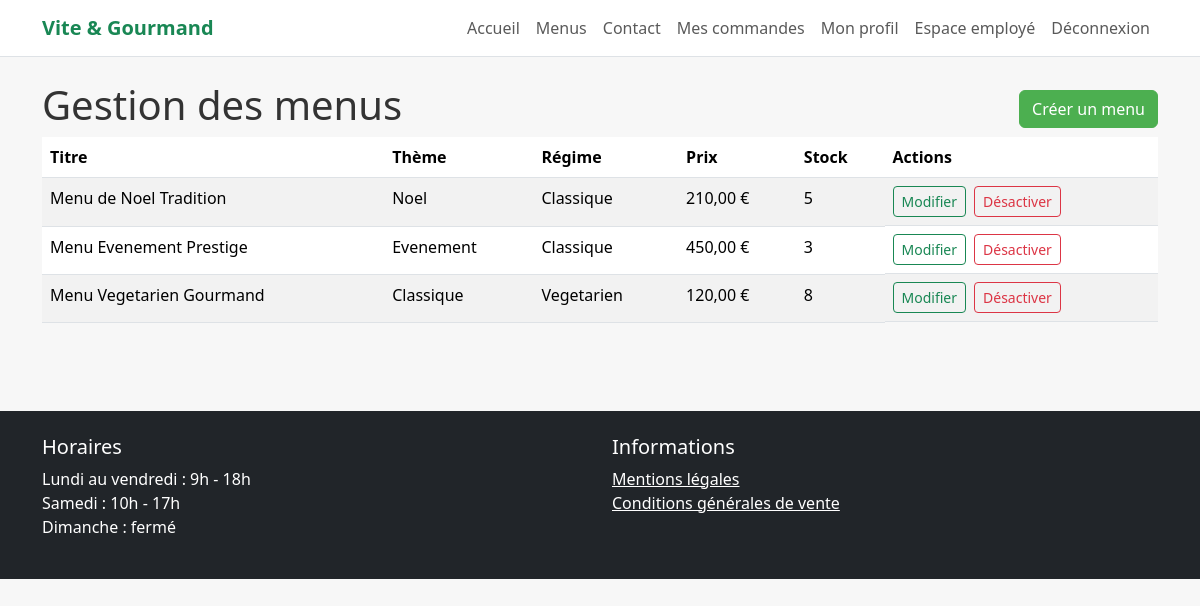
The app's page /employee/menus (signed in) with its own data.
### tables this page shows
CREATE TABLE menu (
  id_menu INT AUTO_INCREMENT PRIMARY KEY,
  id_theme INT NOT NULL,
  id_regime INT NOT NULL,
  titre VARCHAR(150) NOT NULL,
  description TEXT NOT NULL,
  nb_personnes_min INT NOT NULL,
  prix_minimum DECIMAL(10,2) NOT NULL,
  conditions_menu TEXT NOT NULL,
  stock_disponible INT NOT NULL DEFAULT 0,
  actif BOOLEAN NOT NULL DEFAULT TRUE,
  CONSTRAINT fk_menu_theme
    FOREIGN KEY (id_theme) REFERENCES theme(id_theme),
  CONSTRAINT fk_menu_regime
    FOREIGN KEY (id_regime) REFERENCES regime(id_regime),
  CONSTRAINT chk_menu_nb_personnes CHECK (nb_personnes_min > 0),
  CONSTRAINT chk_menu_prix CHECK (prix_minimum >= 0),
  CONSTRAINT chk_menu_stock CHECK (stock_disponible >= 0)
);

CREATE TABLE theme (
  id_theme INT AUTO_INCREMENT PRIMARY KEY,
  libelle VARCHAR(80) NOT NULL UNIQUE
);

CREATE TABLE regime (
  id_regime INT AUTO_INCREMENT PRIMARY KEY,
  libelle VARCHAR(80) NOT NULL UNIQUE
);

### app/core/Controller.php (called while the page is built, shortened)
<?php
class Controller
{
    protected function view(string $view, array $data = []): void
    {
        extract($data);
        require __DIR__ . '/../views/layouts/header.php';
        require __DIR__ . '/../views/' . $view . '.php';
        require __DIR__ . '/../views/layouts/footer.php';
    }
}

### app/controllers/EmployeeController.php (called while the page is built, shortened)
<?php
class EmployeeController extends Controller
{
    public function menus(): void
    {
        $this->view('employee/menus', ['menus' => Menu::all()]);
    }
}

### app/core/Router.php (called while the page is built, shortened)
<?php
class Router
{
    private array $routes = [];
    public function get(string $path, array $action): void
    {
        $this->routes['GET'][$path] = $action;
    }
    public function post(string $path, array $action): void
    {
        $this->routes['POST'][$path] = $action;
    }
    public function dispatch(string $method, string $uri): void
    {
        $path = parse_url($uri, PHP_URL_PATH);
        [$controllerClass, $methodName] = $this->routes[$method][$path];
        $controller = new $controllerClass();
        $controller->$methodName();
    }
}

### public/index.php (called while the page is built, shortened)
<?php
require_once __DIR__ . '/../app/core/Controller.php';
require_once __DIR__ . '/../app/core/Router.php';
require_once __DIR__ . '/../app/core/Security.php';
$router = new Router();
$router->get('/', [HomeController::class, 'index']);
$router->get('/menus', [MenuController::class, 'index']);
$router->get('/menu', [MenuController::class, 'show']);
$router->get('/login', [AuthController::class, 'loginForm']);
$router->post('/login', [AuthController::class, 'login']);
$router->get('/register', [AuthController::class, 'registerForm']);
$router->post('/register', [AuthController::class, 'register']);
$router->get('/logout', [AuthController::class, 'logout']);
$router->get('/contact', [ContactController::class, 'form']);
$router->post('/contact', [ContactController::class, 'send']);
$router->get('/orders/create', [OrderController::class, 'create']);
$router->post('/orders/store', [OrderController::class, 'store']);
$router->get('/user/orders', [UserController::class, 'orders']);
$router->get('/employee/dashboard', [EmployeeController::class, 'dashboard']);
$router->get('/employee/menus', [EmployeeController::class, 'menus']);
$router->get('/employee/menu-create', [EmployeeController::class, 'createMenu']);
$router->post('/employee/menu-store', [EmployeeController::class, 'storeMenu']);
$router->get('/employee/orders', [EmployeeController::class, 'orders']);
$router->post('/employee/order-status', [EmployeeController::class, 'updateOrderStatus']);
$router->get('/admin/dashboard', [AdminController::class, 'dashboard']);
$router->get('/admin/employees', [AdminController::class, 'employees']);
$router->post('/admin/employees/store', [AdminController::class, 'storeEmployee']);
$router->post('/admin/employees/toggle', [AdminController::class, 'toggleEmployee']);
$router->get('/api/menus', [ApiController::class, 'menus']);
$router->get('/password/forgot', [PasswordController::class, 'forgotForm']);
$router->post('/password/forgot', [PasswordController::class, 'sendLink']);
$router->get('/password/reset', [PasswordController::class, 'resetForm']);
$router->post('/password/reset', [PasswordController::class, 'reset']);
$router->get('/employee/menu-edit', [EmployeeController::class, 'editMenu']);
$router->post('/employee/menu-update', [EmployeeController::class, 'updateMenu']);
$router->post('/employee/menu-delete', [EmployeeController::class, 'deleteMenu']);
$router->get('/employee/plates', [PlateController::class, 'index']);
$router->post('/employee/plates/store', [PlateController::class, 'store']);
$router->post('/employee/plates/delete', [PlateController::class, 'delete']);
$router->get('/employee/hours', [HoursController::class, 'index']);
$router->post('/employee/hours/update', [HoursController::class, 'update']);
$router->get('/employee/contacts', [EmployeeController::class, 'contacts']);
$router->post('/employee/contact-treated', [EmployeeController::class, 'markContactTreated']);
$router->post('/user/order-cancel', [UserController::class, 'cancelOrder']);
$router->get('/user/profile', [UserController::class, 'profile']);
$router->post('/user/profile-update', [UserController::class, 'updateProfile']);
$router->get('/admin/stats.json', [AdminController::class, 'statsJson']);
$router->post('/user/review', [ReviewController::class, 'store']);
$router->get('/employee/reviews', [EmployeeController::class, 'reviews']);
$router->post('/employee/review-validate', [EmployeeController::class, 'validateReview']);
$router->dispatch($_SERVER['REQUEST_METHOD'], $_SERVER['REQUEST_URI']);

### app/models/Menu.php (called while the page is built, shortened)
<?php
class Menu
{
    public static function all(array $filters = []): array
    {
        $pdo = Database::getConnection();
        $sql = "SELECT m.*, t.libelle AS theme, r.libelle AS regime
                FROM menu m
                JOIN theme t ON t.id_theme = m.id_theme
                JOIN regime r ON r.id_regime = m.id_regime
                WHERE m.actif = 1";
        $params = [];
        $sql .= " ORDER BY m.titre ASC";
        $stmt = $pdo->prepare($sql);
        $stmt->execute($params);
        return $stmt->fetchAll();
    }
}

### app/core/Security.php (called while the page is built, shortened)
<?php
class Security
{
    public static function e(string $value): string
    {
        return htmlspecialchars($value, ENT_QUOTES, 'UTF-8');
    }
}

### app/views/employee/menus.php (the view, shortened to what this page needs)
<div class="d-flex justify-content-between align-items-center">
    <h1>Gestion des menus</h1>
    <a class="btn btn-success" href="/employee/menu-create">Créer un menu</a>
</div>
<table class="table table-striped">
    <thead><tr><th>Titre</th><th>Thème</th><th>Régime</th><th>Prix</th><th>Stock</th><th>Actions</th></tr></thead>
    <tbody>
    <?php foreach ($menus as $menu): ?>
        <tr>
            <td><?= Security::e($menu['titre']) ?></td>
            <td><?= Security::e($menu['theme']) ?></td>
            <td><?= Security::e($menu['regime']) ?></td>
            <td><?= number_format((float)$menu['prix_minimum'], 2, ',', ' ') ?> €</td>
            <td><?= (int)$menu['stock_disponible'] ?></td>
            <td class="d-flex gap-2">
                <a class="btn btn-sm btn-outline-success" href="/employee/menu-edit?id=<?= (int)$menu['id_menu'] ?>">Modifier</a>
                <form method="post" action="/employee/menu-delete">
                    <button class="btn btn-sm btn-outline-danger">Désactiver</button>
                </form>
            </td>
        </tr>
    <?php endforeach; ?>
    </tbody>
</table>

### public/assets/css/style.css (style rules this page uses)
body { background: #f7f7f7; color: #333; }
.btn-success { background-color: #4CAF50; border-color: #4CAF50; }

### records on screen
menu: titre "Menu de Noel Tradition", id_theme.libelle "Noel", id_regime.libelle "Classique", prix_minimum "210,00", stock_disponible "5"
menu: titre "Menu Evenement Prestige", id_theme.libelle "Evenement", id_regime.libelle "Classique", prix_minimum "450,00", stock_disponible "3"
menu: titre "Menu Vegetarien Gourmand", id_theme.libelle "Classique", id_regime.libelle "Vegetarien", prix_minimum "120,00", stock_disponible "8"
